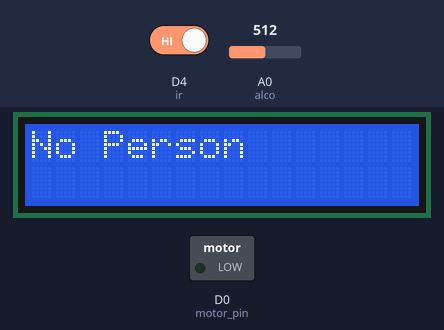
Simulated run of this sketch. Board: ESP8266 (NodeMCU). Shown: 16×2 character LCD, switched loads named in the sketch (green lamp = pin HIGH). Inputs (shaded band) come from the test bench; at power-on: D4 (ir) HIGH, A0 (alco) = 512. What the sketch prints to the serial monitor is not drawn.

Above: at 1.2 s.
1.3 s: D4 (ir) driven LOW
At 3.8 s:
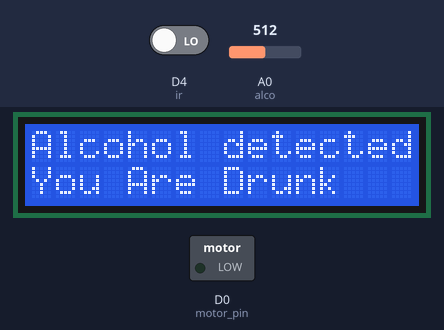
5.4 s: A0 (alco) set to 416
9.5 s: A0 (alco) set to 384
At 13.5 s:
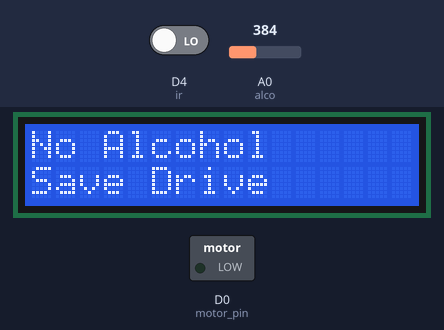
13.6 s: A0 (alco) set to 410
At 17.6 s:
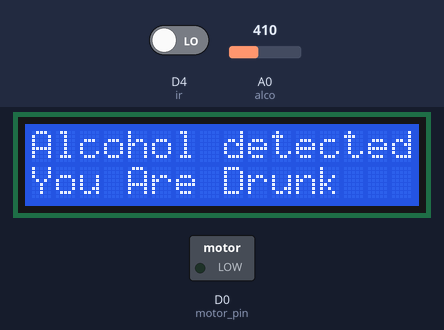
17.7 s: D4 (ir) driven HIGH
At 21.8 s:
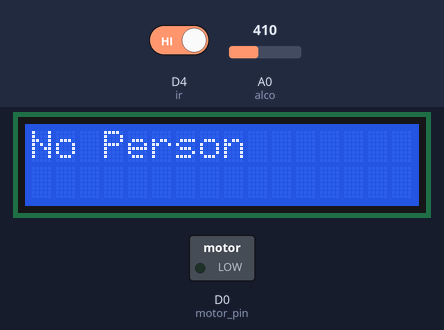
Timing chart, 0 to 22.8 s (numbered marks = the images above; inputs shaded):
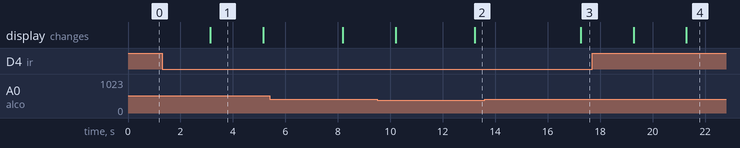

The sketch:

Alcohol_Detection.ino
```cpp
#include <Wire.h>
#include <LiquidCrystal_I2C.h>
#include <ESP8266WiFi.h>
#include <espnow.h>

// RECEIVER MAC Address
uint8_t broadcastAddress[] = {0xCC, 0x50, 0xE3, 0x3C, 0x16, 0x6E};

// Structure example to send data
// Must match the receiver structure
typedef struct struct_message {
  int b;
  String d;
} struct_message;

// Create a struct_message called myData
struct_message myData;

unsigned long lastTime = 0;
unsigned long timerDelay = 2000;  // send readings timer

#define ir D4
#define alco A0
#define motor_pin D0
const int alco_limit=400;

LiquidCrystal_I2C lcd(0x27, 16, 2);

void OnDataSent(uint8_t *mac_addr, uint8_t status)
{
  Serial.print("\r\nLast Packet Send Status:\t ");
  Serial.println(status);
  Serial.println(status == 0 ? "Message sent" : "Message failed");
}

void setup() {
  pinMode(ir,INPUT);
  pinMode(motor_pin,OUTPUT);

  Serial.begin(115200);

  Wire.begin();
  lcd.begin();
  lcd.backlight();
  lcd.clear();
  lcd.setCursor(0, 0);
  lcd.print("Initializing...");

  // Set device as a Wi-Fi Station
  WiFi.mode(WIFI_STA);

  // Init ESP-NOW
  if (esp_now_init() != 0) {
    Serial.println("Error initializing ESP-NOW");
    return;
  }

  // Once ESPNow is successfully Init, we will register for Send CB to
  // get the status of Trasnmitted packet
  esp_now_set_self_role(ESP_NOW_ROLE_CONTROLLER);
  esp_now_register_send_cb(OnDataSent);

  // Register peer
  esp_now_add_peer(broadcastAddress, ESP_NOW_ROLE_SLAVE, 1, NULL, 0);

}

void loop() {
  // lcd.clear();
  int ir_value=digitalRead(ir);

  if(ir_value==LOW)
  {
    Serial.println("Person is detected on the seat");
    delay(1000);

    int alco_level=analogRead(alco);
    Serial.print("Alcohol Level: ");
    Serial.println(alco_level);

    if(alco_level>=alco_limit)
    {
      Serial.println("Alcohol Detected");
      Serial.println("You Are Drunk");
      lcd.clear();
      lcd.setCursor(0, 0);
      lcd.print("Alcohol detected: ");
      lcd.print(alco_level);

      lcd.setCursor(0, 1);
      lcd.print("You Are Drunk");
      delay(2000);
      lcd.clear();
      lcd.setCursor(0, 0);
      lcd.print("Car Stopped");

      myData.b=0;
      myData.d="Car Stopped";
      esp_now_send(broadcastAddress, (uint8_t *) &myData, sizeof(myData));

    }

    else
    {
      Serial.println("No Alcohol Detected Save to Drive");

      lcd.clear();
      lcd.setCursor(0, 0);
      lcd.print("No Alcohol");
      lcd.setCursor(0, 1);
      lcd.print("Save Drive");

      delay(1000);
      myData.b=1;
      myData.d="Car Stopped";
      esp_now_send(broadcastAddress, (uint8_t *) &myData, sizeof(myData));

    }

    delay(1000);
  }

  else
  {
    Serial.println("Person Not Detected on Seat");
    lcd.clear();
    lcd.setCursor(0, 0);
    lcd.print("No Person");
    myData.b=0;
    myData.d="Car Stopped";
    esp_now_send(broadcastAddress, (uint8_t *) &myData, sizeof(myData));
  }

  delay(1000);
}
```

Measured:
- the behaviour switches between 400 and 399 on A0 (alco) (found by bisection; images 1 and 2)
- after the input at 1.3 s, the display: changes after 1.8 s (image 1)
- after the input at 9.5 s, the display: first differs from a run without the input after 3.7 s (image 2)
- after the input at 13.6 s, the display: changes after 3.7 s (image 3)
- after the input at 17.7 s, the display: first differs from a run without the input after 3.6 s (image 4)
- what the display in image 1 shows lasts 2.1 s, from 3.1 s to 5.2 s
